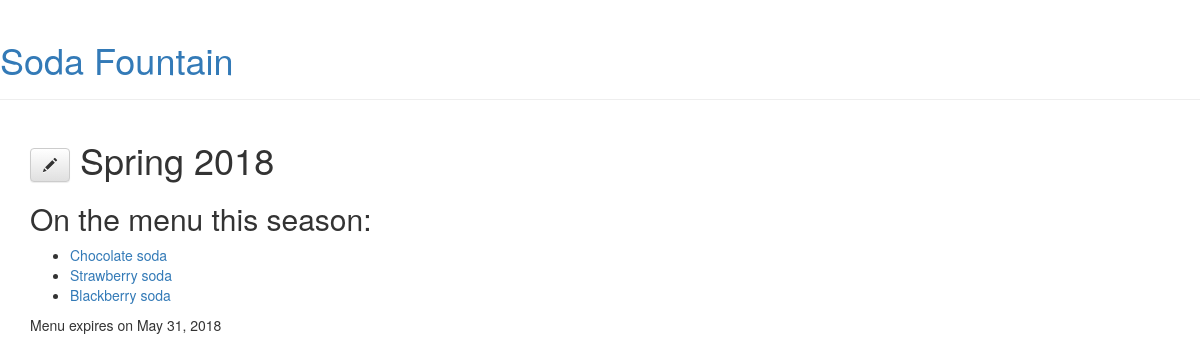
Page /menu/1/ on the committed database.
### menu/models.py (models this page shows, shortened)
class Menu(models.Model):
    season = models.CharField(max_length=20)
    items = models.ManyToManyField('Item', related_name='items')
    created_date = models.DateTimeField(
            default=timezone.now)
    expiration_date = models.DateTimeField(
            blank=True, null=True)

class Item(models.Model):
    name = models.CharField(max_length=200)
    description = models.TextField()
    chef = models.ForeignKey('auth.User')
    created_date = models.DateTimeField(
            default=timezone.now)
    standard = models.BooleanField(default=False)
    ingredients = models.ManyToManyField('Ingredient')
    def __str__(self):
        return self.name

### menu/views.py (the view)
# urls.py: url(r'^menu/(?P<pk>\d+)/$', views.menu_detail, name='menu_detail'),
def menu_detail(request, pk):
    try:
        menu = Menu.objects.get(pk=pk)
    except ObjectDoesNotExist:
        raise Http404
    return render(request, 'menu/menu_detail.html', {'menu': menu})

### menu/templates/menu/menu_detail.html
{% extends "menu/layout.html" %}
{% block content %}
    <h1>
        <a class="btn btn-default" href="{% url 'menu_edit' pk=menu.pk %}"><span class="glyphicon glyphicon-pencil"></span></a>
        {{ menu.season }}
    </h1>
    <h2>On the menu this season:</h2>
    <ul>
        {% for item in menu.items.all %}
            <li><a href="{% url 'item_detail' pk=item.pk %}">{{ item }}</a></li>
        {% endfor %}
    </ul>
    {% if menu.expiration_date %}
        <div class="date">
            Menu expires on {{ menu.expiration_date|date:"F j, Y" }}
        </div>
{% endif %}
{% endblock %}

### rows in the picture
Menu: season "Spring 2018", expiration_date "May 31, 2018"
Item: name "Chocolate soda"
Item: name "Strawberry soda"
Item: name "Blackberry soda"
